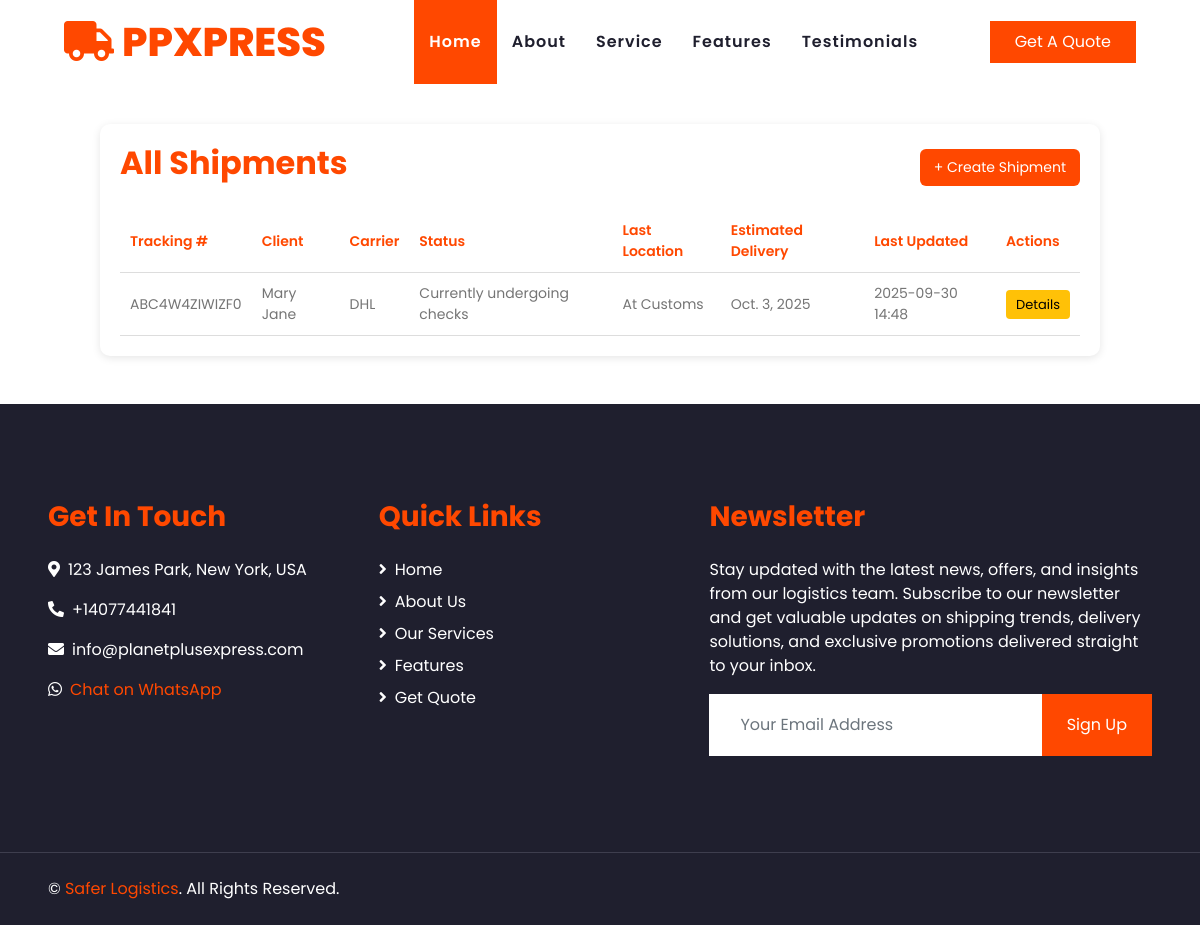
The page /freight/admin-freight/all-shipments/ (signed in) on the database as committed earlier.
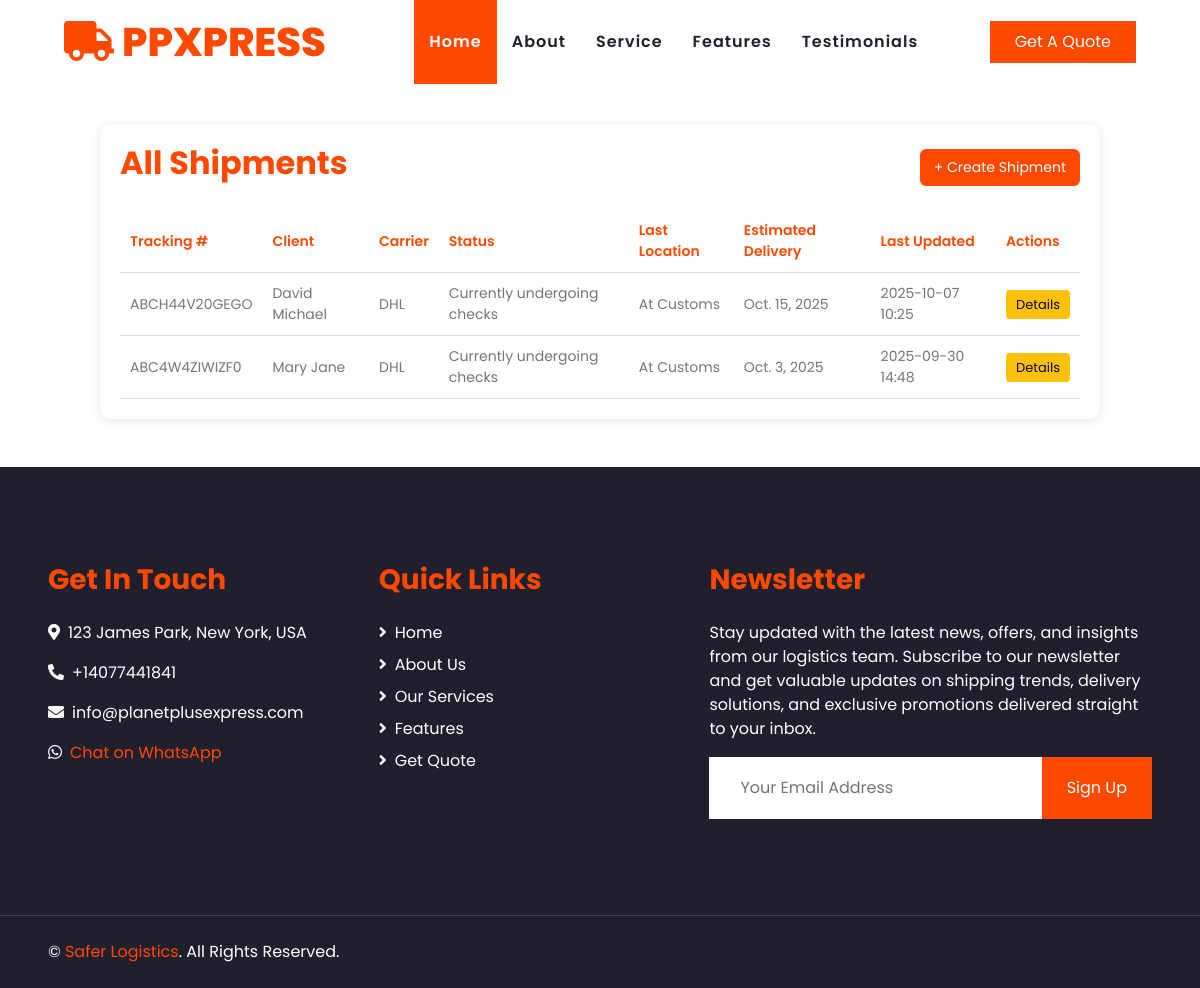
The same page on the database as committed later.
### freight/models.py (models this page shows, shortened)
class Shipment(models.Model):
    client = models.CharField(max_length=100, null=True, blank=True)
    email = models.EmailField(null=True, blank=True)
    tracking_number = models.CharField(max_length=50, unique=True)
    purchase_order = models.CharField(max_length=50, unique=True)
    waybill_number = models.CharField(max_length=50, unique=True)
    carrier = models.CharField(max_length=50, null=True, blank=True)
    origin = models.CharField(max_length=100, blank=True, null=True)
    destination = models.CharField(max_length=100, blank=True, null=True)
    status = models.CharField(
        max_length=100, blank=True, null=True
    )  # e.g., "In Transit", "Delivered"
    last_location = models.CharField(max_length=100, blank=True, null=True)
    estimated_delivery = models.DateField(blank=True, null=True)
    last_updated = models.DateTimeField(auto_now=True)
    created_at = models.DateTimeField(auto_now_add=True)
    class Meta:
        ordering = ["-created_at"]

### freight/views.py (the view)
# urls.py: path("admin-freight/all-shipments/", views.view_shipments, name="view_shipments"),
def view_shipments(request):
    if not request.user.is_authenticated:
        messages.error(request, "Only accessible to Admins.")
        return redirect("login")
    shipments = Shipment.objects.all()
    return render(request, "freight/all_shipments.html", {"shipments": shipments})

### freight/templates/freight/all_shipments.html
{% extends "base.html" %} {% block content %}
<div class="shipments-container">
  <div class="shipments-header">
    <h2 class="shipments-title">All Shipments</h2>
    <a href="{% url 'create_shipment' %}" class="shipments-create-btn"
      >+ Create Shipment</a
    >
  </div>
  <table class="shipments-table">
    <thead>
      <tr>
        <th>Tracking #</th>
        <th>Client</th>
        <th>Carrier</th>
        <th>Status</th>
        <th>Last Location</th>
        <th>Estimated Delivery</th>
        <th>Last Updated</th>
        <th>Actions</th>
      </tr>
    </thead>
    <tbody>
      {% for shipment in shipments %}
      <tr>
        <td>{{ shipment.tracking_number }}</td>
        <td>{{ shipment.client }}</td>
        <td>{{ shipment.carrier }}</td>
        <td>{{ shipment.status }}</td>
        <td>{{ shipment.last_location }}</td>
        <td>{{ shipment.estimated_delivery }}</td>
        <td>{{ shipment.last_updated|date:"Y-m-d H:i" }}</td>
        <td>
          <a
            href="{% url 'shipment_details' shipment.id %}"
            class="shipments-update-btn"
            >Details</a
          >
        </td>
      </tr>
      {% empty %}
      <tr>
        <td colspan="8" class="shipments-empty">No shipments found.</td>
      </tr>
      {% endfor %}
    </tbody>
  </table>
</div>
{% endblock %}

### templates/base.html (shortened to what this page needs)
{% load static %}
<!DOCTYPE html>
<html lang="en">
  <head>
    <link
      href="https://cdnjs.cloudflare.com/ajax/libs/font-awesome/5.10.0/css/all.min.css"
      rel="stylesheet"
    />
    <link href="{% static 'lib/owlcarousel/assets/owl.carousel.min.css' %}" rel="stylesheet" />
    <link href="{% static 'css/style.css' %}" rel="stylesheet" />
  </head>
  <body>
    {% include "partials/nav.html" %}
    <div class="toast-box" id="toastBox"></div>
	{% block content %} {% endblock content %}
    {% include "partials/footer.html" %}
  </body>
</html>

### templates/partials/nav.html (shortened to what this page needs)
<div class="container-fluid p-0">
  <nav
    class="navbar navbar-expand-lg bg-light navbar-light py-3 py-lg-0 px-lg-5"
  >
    <a href="{% url 'home' %}" class="navbar-brand ml-lg-3">
      <h1 class="m-0 display-5 text-uppercase text-primary">
        <i class="fa fa-truck mr-2"></i>PPXpress
      </h1>
    </a>
    <div
      class="collapse navbar-collapse justify-content-between px-lg-3"
      id="navbarCollapse"
    >
      <div class="navbar-nav m-auto py-0">
        <a href="{% url 'home' %}" class="nav-item nav-link active">Home</a>
        <a href="#about" class="nav-item nav-link">About</a>
        <a href="#services" class="nav-item nav-link">Service</a>
        <a href="#features" class="nav-item nav-link">Features</a>
        <a href="#testimonials" class="nav-item nav-link">Testimonials</a>
      </div>
      <a href="#getQuote" class="btn btn-primary py-2 px-4 d-none d-lg-block"
        >Get A Quote</a
      >
    </div>
  </nav>
</div>

### templates/partials/footer.html
<div class="container-fluid bg-dark text-white mt-5 py-5 px-sm-3 px-md-5">
  <div class="row pt-5">
    <div class="col-lg-7 col-md-6">
      <div class="row">
        <div class="col-md-6 mb-5">
          <h3 class="text-primary mb-4">Get In Touch</h3>
          <p>
            <i class="fa fa-map-marker-alt mr-2"></i>123 James Park, New York,
            USA
          </p>
          <p><i class="fa fa-phone-alt mr-2"></i>+14077441841</p>
          <p><i class="fa fa-envelope mr-2"></i>info@planetplusexpress.com</p>
          <p><i class="fab fa-whatsapp mr-2"></i><a href="https://wa.me/14077441841" target="_blank" rel="noopener noreferrer">Chat on WhatsApp</a></p>
        </div>
        <div class="col-md-6 mb-5">
          <h3 class="text-primary mb-4">Quick Links</h3>
          <div class="d-flex flex-column justify-content-start">
            <a class="text-white mb-2" href="#"
              ><i class="fa fa-angle-right mr-2"></i>Home</a
            >
            <a class="text-white mb-2" href="#about"
              ><i class="fa fa-angle-right mr-2"></i>About Us</a
            >
            <a class="text-white mb-2" href="#services"
              ><i class="fa fa-angle-right mr-2"></i>Our Services</a
            >
            <a class="text-white mb-2" href="#features"
              ><i class="fa fa-angle-right mr-2"></i>Features</a
            >
            <a class="text-white" href="#getQuote"
              ><i class="fa fa-angle-right mr-2"></i>Get Quote</a
            >
          </div>
        </div>
      </div>
    </div>
    <div class="col-lg-5 col-md-6 mb-5">
      <h3 class="text-primary mb-4">Newsletter</h3>
      <p>
        Stay updated with the latest news, offers, and insights from our
        logistics team. Subscribe to our newsletter and get valuable updates on
        shipping trends, delivery solutions, and exclusive promotions delivered
        straight to your inbox.
      </p>
      <div class="w-100">
        <div class="input-group">
          <input
            type="text"
            class="form-control border-light"
            style="padding: 30px"
            placeholder="Your Email Address"
          />
          <div class="input-group-append">
            <button class="btn btn-primary px-4">Sign Up</button>
          </div>
        </div>
      </div>
    </div>
  </div>
</div>
<div
  class="container-fluid bg-dark text-white border-top py-4 px-sm-3 px-md-5"
  style="border-color: #3e3e4e !important"
>
  <div class="row">
    <div class="col-lg-6 text-center text-md-left mb-3 mb-md-0">
      <p class="m-0 text-white">
        &copy; <a href="{% url 'home' %}">Safer Logistics</a>. All Rights Reserved.
      </p>
    </div>
  </div>
</div>

Rows that differ between the two databases and show on the page:
added Shipment: tracking_number "ABCH44V20GEGO", client "David Michael", carrier "DHL", status "Currently undergoing checks", last_location "At Customs", estimated_delivery "Oct. 15, 2025", last_updated "2025-10-07 10:25"
